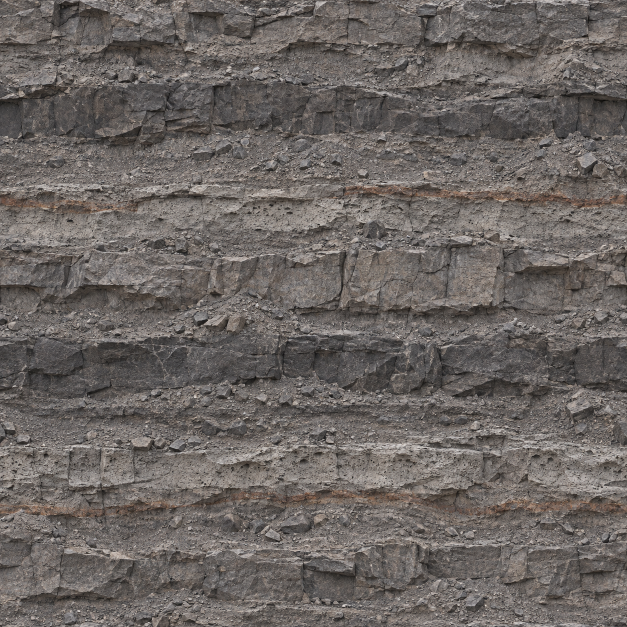
#> input picture art-source/voids/dry-gorge/regolith-wall.png, 1254 x 1254 px, found by its file name (shown at 1/2 size); its folder holds only this picture in this run
$ python derive.py
#> lines starting #> are read from the running program, lines starting #| are printed output that depends on the picture
"""Derives the dry rock gorge's shipped wall from its ImageGen masters (`voids.md`, dry-gorge).

Each master is shrunk to 1024 px and its seams healed, so it repeats: a band along every edge is blended with
the master rolled by half its size, which runs on unbroken across that edge. Run from the repository root:

    python art-source/voids/dry-gorge/derive.py
"""
import numpy as np
from PIL import Image

SRC = 'art-source/voids/dry-gorge/'
OUT = 'mod/graphics/battle/voids/'
SIZE = 1024
# The width of the blended band along each edge, as a share of the side.
BAND = .07


def heal(rgb):
    h, w, _ = rgb.shape
#> h = 1024; w = 1024
    rolled = np.roll(np.roll(rgb, h // 2, axis=0), w // 2, axis=1)
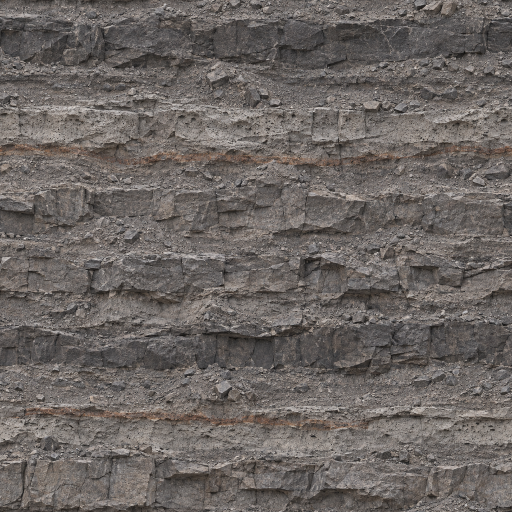
#> rolled: shape (1024, 1024, 3) float32 (shown at 1/2 size); mean of channels 0, 1, 2 107.3, 101.3, 98; drawn as R, G, B

    def ramp(n):
#> called with n = 1024
        t = np.arange(n, dtype=np.float32) / (n - 1)
#> t = 1024 values from 0 to 1
        edge = np.minimum(t, 1 - t) / BAND
        e = np.clip(edge, 0, 1)
        return e * e * (3 - 2 * e)

    keep = np.minimum.outer(ramp(h), ramp(w))[..., None]
    return rgb * keep + rolled * (1 - keep)
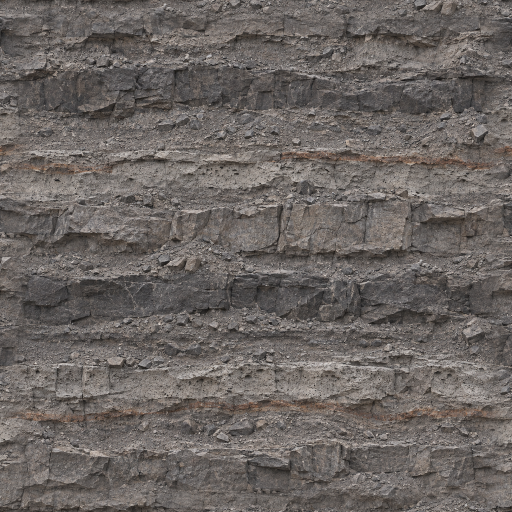
#> returned value: shape (1024, 1024, 3) float32 (shown at 1/2 size); mean of channels 0, 1, 2 107.1, 101.1, 97.8; drawn as R, G, B


def derive(name):
    img = Image.open(SRC + name + '.png').convert('RGB').resize((SIZE, SIZE), Image.LANCZOS)
    rgb = heal(np.asarray(img).astype(np.float32))
    Image.fromarray(np.clip(rgb, 0, 255).astype(np.uint8)).save(OUT + name + '.png', optimize=True)
    a = rgb
    inner = np.abs(a[:, 1:] - a[:, :-1]).mean()
#> inner = 12.18
    print(name, 'inner step %.1f, seam x %.1f, seam y %.1f'
          % (inner, np.abs(a[:, 0] - a[:, -1]).mean(), np.abs(a[0] - a[-1]).mean()))
#| regolith-wall inner step 12.2, seam x 13.7, seam y 16.4


if __name__ == '__main__':
    for n in ('regolith-wall',):
        derive(n)
